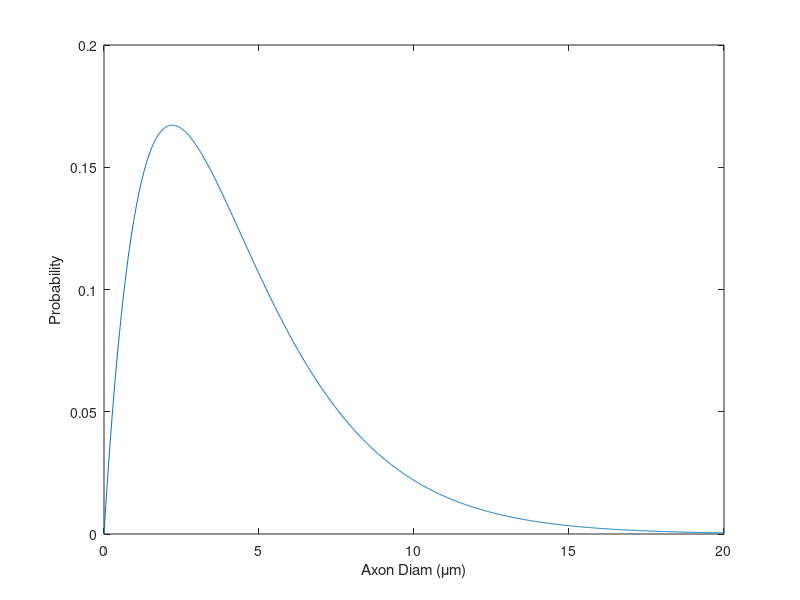
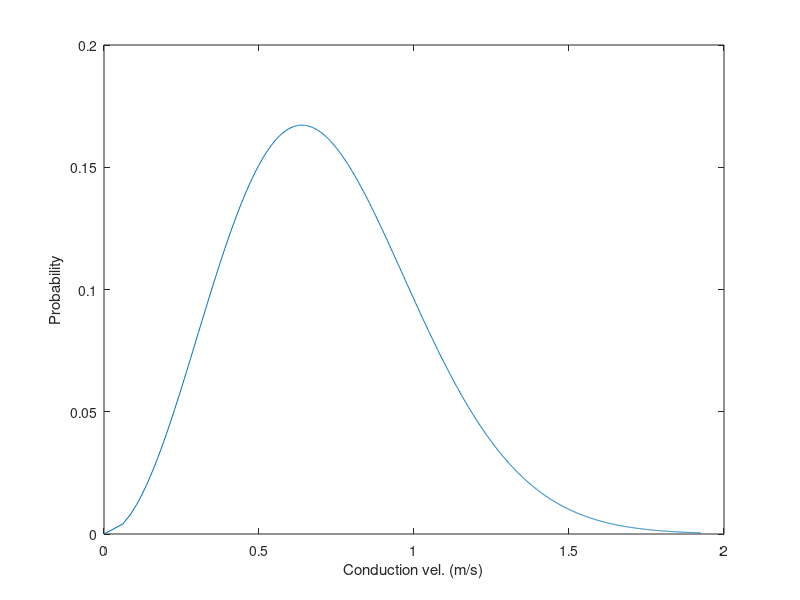
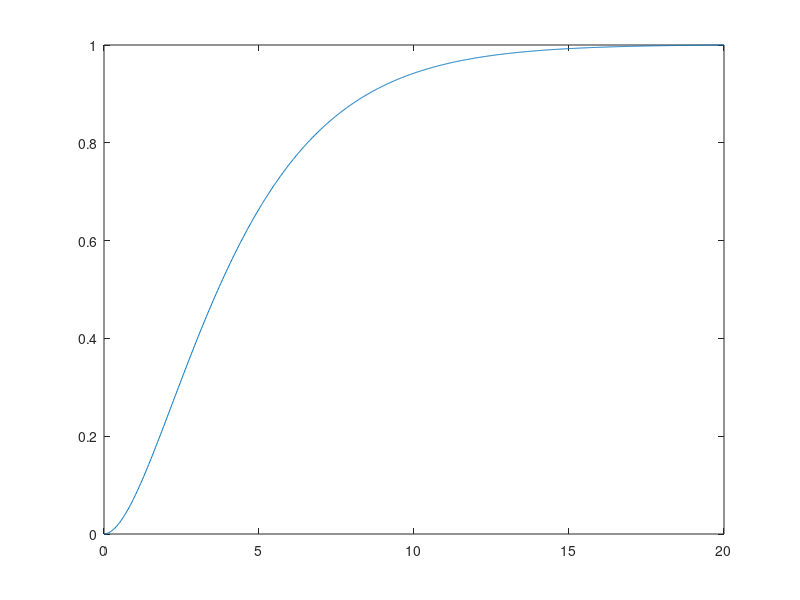
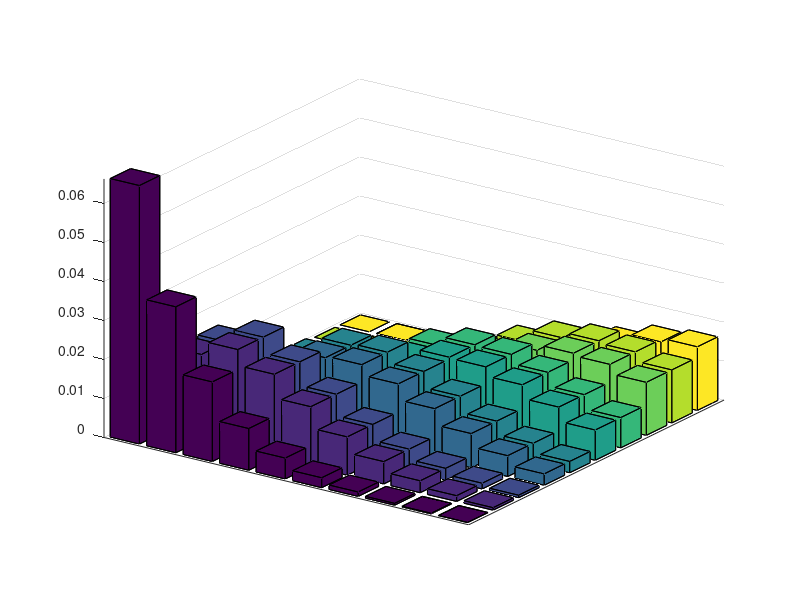

The MATLAB script that drew these images, in order: (Note: this script raises an error after producing the figures.)
% Figures for Stats Seminar Lectures
% 
% Section 1:
% Distribution of axons diameters from and conduction velocities
%
% Section 2:
% CDFs
%
% Section 3:
% 3-D rendered 2-D probability distributions.
%
% Section 4:
% Convergence of a proportion to the underlying probability.
% Demonstration of the law of large numbers.
%
% Section 5:
% Normal and chisquared(1) PDFs
%
% Section 6:
% An assortment of 2-D PDFs illustrating the difference between
% independence and uncorrelatedness.
%
% Section 7:
% A few 1-D distributions showing how variance changes with scale.
%
% Section 8:
% How the variance of a bernoulli random variable changes with 'p'.
%
% Section 9:
% A few example binomial PMFs
%
% Section 10:
% Binomial distribution n = 5, p = 0.5.  The null distn for a sign test
% example.  Also n = 5, p = 0.7 (an alternative hypothesis).
%
% Section 11:
% A few binomials coverging on the Poisson distribution.
%
% Section 12:
% A few binomials coverging on the Gaussian distribution.
%
% Section 13:
% N-fold convolution of two PDFs, converging on a Gaussian
%
% Section 14:
% Joint Gaussian and marginals
%
% Section 15:
% Same marginals as section 14, but not a jointly Gaussian (not sure how to
% do this...)
%
% Section 16:
% A few example chi-squared distributions.
%
% Section 17:
% A few example F distributions.
%
% Section 18:
% Comparing the distributions of sample means and variances from a Poisson
% distn (relative efficiency for lambda).
%
% Section 19:
% Comparing the relative efficiency of the sample median and xbar for estimating
% mu from a normal dist (or a mixture of two normals).
%
% Section 20:
% Likelihood function for binomial with X = 12 n = 20.
% Also binomial PMF with n=20, p=0.1 and n=20, p = 0.3
%
% Section 21:
% A pair of Gaussians for the large sample sign test.
%
% Section 22:
% Comparison of tail probabilities from binomial and normal (for some n)
%
% Section 23:
% Progression of overlapping binomial distributions as N increases (showing
% how the power of a test increases with n)
%
% Section 24:
% Stimulus movie (B/W or color)
%
% Section 25:
% Skewed and kurtotic distributions.
%
% Section 26:
% A few made-up stimulus frames.
%
% Section 27:
% An example STA, Zscore, null distribution, map of p-values.
%
% Section 28:
% An example STV, Zscore, null distribution, map of p-values.
% Jusrt like section 28 but for the variance.
%
% Section 29:
% A few spike-triggered stimulus frames.
%
% Section 30:
% Numerator and denomenator distributions for the one-sample t-test example
% (normal and sqrt(chi-squared)
%
% Section 31:
% A few t-distributions
%
% Section 32:
% Computations for the example paired t-test
%
% Section 33:
% Simulations comparing the power and coverage probability of the paired
% t-test and sign test
%
% Section 34:
% Simulations comparing the power and coverage probability of the paired
% and unpaired t-tests.
%
% Section 35:
% Simulations showing that the t-test is robust to departures from normality
% 
% Section 36:
% Looking at the effect of negative correlations on the paired and unpaired
% t-test.
%
% Section 37:
% Simulations shoing the effects of non-independence on the t-test
%
% Section 38:
% An example regression problem (nonlinear with weird errors)
% Just to motivate the idea of regression in general.
%
% Section 39:
% A worked out linear regression problem with t-test/CIs for slope.
%
% Section 40:
% A regression with partitioned sums of squares
%
% Section 41:
% Examples of regressions with various regSS and errorSS
%
% Section 42:
% Residuals from a univariate regression
%
% Section 43:
% Examples of problem residuals
%
% Section 44:
% Regression on transformed data
%
% Section 45:
% Polynomial regressions
%
% Section 46:
% Nearly singular regression (multicollinearity)
%
% Section 47
% uniform iid process
%
% Section 48
% uniform autoregressive(1) process
%
% Section 49
% Curse of dimensionality (average distance as a function of dimensionality)
%
% Section 50
% An example of linear discriminant analysis
%
% Section 51
% Figures for the probelm set: eg. A continuous 2-D non-separable PDF
% 
% Section 52
% A simulation showing that using s instead of sigma results in a
% z-statistic (really a t-statistic) that doesn't have a standard normal
% distn.
%
% Section 53
% The null distribution of the Wilcoxon signed rank statistic
%
% Section 54
% Simulated end points of dart tosses (for permutation test)
%
% Section 55
% Bootstrapping intro
%
% Section 56
% Bootstrap estimates of the standard error of the median of a normal
% distribution
%
% Section 57
% Bootstrap t-tests with various distributions (see section 35)
%
% Section 60
% Distributions of dfferences of rvs.
%%
% Section 1 
% Distribution of axon diameters
% Basser, Peter 3 March 2009, SPIE Newsroom. DOI 10.1117/2.1200902.1515
x = linspace(0,20,1000);
y  = gampdf(x,2,2.2);  % 2, 2.2 looks approximately right
plot(x,y);
ylabel('Probability')
xlabel('Axon Diam (\mum)');

r = 35.4; % Ohms
c = 10^-6;
K = 10470;
cv = sqrt(K*(x/2)*r*c)

figure;
plot(cv,y);
ylabel('Probability')
xlabel('Conduction vel. (m/s)');

a = sqrt(10470*35.4*10^-6)  % equation is vel = a*sqrt(diam) (I think)

%%
% Section 2
% CDFs
x = linspace(0,20,1000);
y  = gampdf(x,2,2.2);  % 2, 2.2 looks approximately right
cdf = cumsum(y)./sum(y);

figure;
plot(x,cdf);



%%
% Section 3
% 3-D rendered 2-D probability distributions

% FIrst a discrete distribution.  Uniform prior on p, binomial in the other
% dimension.
p = linspace(0,.5,10);
data = [];
for i = 1:length(p)
    x = binopdf(round(10*p),10*ones(1,length(p)),p(i));
    data = [data; x];
end
data = data./sum(data(:));

figure;
bar3(data);
set(gca,'color',[.5 .5 .5]);
set(gca,'XTick',[],'YTick',[]);
shading faceted;
view(-55,20);
% Continuous  (2-D Gaussian)

[x,y] = meshgrid(linspace(-4,4,100),linspace(-4,4,100));
rho = .4;
normfact = 1/(2*pi*sqrt(1-rho^2));
z = normfact*exp(-1/(2*(1-rho^2)).*(x.^2+y.^2-(2.*rho.*x.*y)))

figure;
h = surf(x,y,z);
set(h,'EdgeAlpha',0);
colormap(jet);
set(gca,'color',[.5 .5 .5]);
shading interp;
set(gca,'XTick',[],'YTick',[]);
view(68,46)

%%
% Section 4
% Demonstration of the law of large numbers with simulated coin flips
p = .5;
n = 6000;
x = binornd(1,p,n,1);
plot([1:n],cumsum(x)./[1:n]','k-','linewidth',2);
set(gca,'Ylim',[.2 .8]);

%%
% Section 5
% Normal and chisquared(1) PDFs
x1 = linspace(-3, 3, 400);
x2 = linspace(.1, 9, 400);
y = normpdf(x1,0,1);
z = chi2pdf(x2,1);
y = y./sum(y);
z = z./sum(z);

figure;
subplot(2,1,1);
plot(x1,y)
subplot(2,1,2);
plot(x2,z)

%%
% Section 6
% PDFs of independent and uncorrelated random variables

% Indep, uncorrelated Gaussian (cov = 0)
[x,y] = meshgrid(linspace(-4,4,100),linspace(-4,4,100));
z1 = normpdf(x,0,1.5).*normpdf(y,0,.5);
z1 = z1./sum(z1(:));

% Correlated, nonindep Gaussian (cov > 0)
rho = .6;
normfact = 1/(2*pi*sqrt(1-rho^2));
z2 = normfact*exp(-1/(2*(1-rho^2)).*(x.^2+y.^2-(2.*rho.*x.*y)));
z2 = z2./sum(z2(:));

% Indep, uniform square (cov = 0)
z3 = (abs(x)<2&abs(y)<2);
z3 = z3./sum(z3(:));

% Nonindep, uniform rectangle (cov > 0)
z4 = (abs(x-y)<1&abs(x+y)<5);
z4 = z4./sum(z4(:));

% Nonindep, uniform square (cov = 0)
z5 = (abs(x-y)<3&abs(x+y)<3);
z5 = z5./sum(z5(:));

% Nonindep Gaussian with hole in the middle (cov = 0)
z6 = (normpdf(x,0,1).*normpdf(y,0,1))-.55*(normpdf(x,0,.75).*normpdf(y,0,.75));
z6 = z6./sum(z6(:));

figure;
subplot(2,3,1);
imagesc(z1);
axis square;
set(gca,'XTick',[],'YTick',[]);

subplot(2,3,2);
imagesc(z6);
axis square;
set(gca,'XTick',[],'YTick',[]);

subplot(2,3,3);
imagesc(z2);
axis square;
set(gca,'XTick',[],'YTick',[]);

subplot(2,3,4);
imagesc(z3);
axis square;
set(gca,'XTick',[],'YTick',[]);

subplot(2,3,5);
imagesc(z5);
axis square;
set(gca,'XTick',[],'YTick',[]);

subplot(2,3,6);
imagesc(z4);
axis square;
set(gca,'XTick',[],'YTick',[]);

colormap(gray);

% Checking covariances

sum(sum((x.*y).*z1))
sum(sum((x.*y).*z2))
sum(sum((x.*y).*z3))
sum(sum((x.*y).*z4))
sum(sum((x.*y).*z5))
sum(sum((x.*y).*z6))

%%
% Section 7
% A bunch of PDFs to give a feeling for what "variance" means

figure;
x = linspace(-10,10,500);

% Normals
subplot(3,3,1)
y = normpdf(x,0,1);
plot(x,y);
set(gca,'Ylim',[0 .4]);

subplot(3,3,2)
y = normpdf(x,0,2);
plot(x,y);
set(gca,'Ylim',[0 .4]);

subplot(3,3,3)
y = normpdf(x,0,3);
plot(x,y);
set(gca,'Ylim',[0 .4]);

% exponentials
subplot(3,3,4)
y = exppdf(x,1);
plot(x,y);
set(gca,'Ylim',[0 1]);
[m,v] = expstat(1)

subplot(3,3,5)
y = exppdf(x,1);
plot(-x,y);
set(gca,'Ylim',[0 1]);
[m,v] = expstat(1)

% uniform
subplot(3,3,6)
y = unifpdf(x,-1.732,1.732);
plot(x,y);
set(gca,'Ylim',[0 .4]);
[m,v] = unifstat(-1.732, 1.732)

% Now a few discrete distributions
x = linspace(-1,1,3);
p = ones(length(x),1)./length(x);
var = x.^2*p

x = linspace(-1.732,1.732,5);
p = ones(length(x),1)./length(x);
var = x.^2*p

x = linspace(-1.732,1.732,10);
p = ones(length(x),1)./length(x);
var = x.^2*p

%%
% Section 8
% How the variance of a bernoulli random variable changes with 'p'.
p = linspace(0,1,100);
plot(p,p.*(1-p));

%%
% Section 9
% A few example binomials 
figure;
x = [0:5];
y = binopdf(x,5,0.5);
subplot(1,3,1);
h = bar(x,y,.2);
set(h,'FaceColor','yellow','EdgeColor','yellow');
set(gca,'XLim',[x(1)-.5 x(end)+.5],'YLim',[0 0.35]);

x = [0:20];
y = binopdf(x,20,0.5);
subplot(1,3,2);
h = bar(x,y,.2);
set(h,'FaceColor','yellow','EdgeColor','yellow');
set(gca,'XLim',[x(1)-.5 x(end)+.5],'YLim',[0 0.35]);

x = [0:20];
y = binopdf(x,20,0.9);
subplot(1,3,3);
h = bar(x,y,.2);
set(h,'FaceColor','yellow','EdgeColor','yellow');
set(gca,'XLim',[x(1)-.5 x(end)+.5],'YLim',[0 0.35]);
%%
% Section 10:
% Binomial distribution n = 5, p = 0.5.  The null distn for a sign test
% example.
n = 5;
p = .6;
figure; axes; hold on;

x = [0:n];
y = binopdf(x,n,p);
h = bar(x,y,.2);
set(h,'FaceColor','yellow','EdgeColor','yellow');

set(gca,'XLim',[x(1)-.5 x(end)+.5],'YLim',[0 0.40]);
p = sum(y(L))

%%
% Section 11
% Binomial distributions converging to a Poisson
figure;
subplot(2,2,1);
n = 10;
x = [0:n];
y = binopdf(x,n,0.5);
h = bar(x,y,.2);
set(h,'FaceColor','yellow','EdgeColor','yellow');
set(gca,'XLim',[x(1)-.5 15+.5],'XTick',[0 5 10 15],'YLim',[0 .25]);

subplot(2,2,2);
n = 20;
x = [0:n];
y = binopdf(x,n,0.25);
h = bar(x,y,.2);
set(h,'FaceColor','yellow','EdgeColor','yellow');
set(gca,'XLim',[x(1)-.5 15+.5],'XTick',[0 5 10 15],'YLim',[0 .25]);

subplot(2,2,3);
n = 100;
x = [0:n];
y = binopdf(x,n,0.05);
h = bar(x,y,.2);
set(h,'FaceColor','yellow','EdgeColor','yellow');
set(gca,'XLim',[x(1)-.5 15+.5],'XTick',[0 5 10 15],'YLim',[0 .25]);


subplot(2,2,4);
n = 1000;
x = [0:n];
y = poisspdf(x,5);
h = bar(x,y,.2);
set(h,'FaceColor','yellow','EdgeColor','yellow');
set(gca,'XLim',[x(1)-.5 15+.5],'XTick',[0 5 10 15],'YLim',[0 .25]);

%%
% Section 12:
% A few binomials coverging on the Gaussian distribution.
figure;
subplot(2,2,1);
n = 10;
x = [0:n];
y = binopdf(x,n,0.5);
h = bar(x,y,.2);
set(h,'FaceColor','yellow','EdgeColor','yellow');
sd = sqrt(n*.25);
set(gca,'XLim',[(0.5*n)-(4*sd) (0.5*n)+(4*sd)],'XTick',[0 5 10 15],'YLim',[0 .25]);

subplot(2,2,2);
n = 20;
x = [0:n];
y = binopdf(x,n,0.5);
h = bar(x,y,.2);
sd = sqrt(n*.25);
set(h,'FaceColor','yellow','EdgeColor','yellow');
set(gca,'XLim',[(0.5*n)-(4*sd) (0.5*n)+(4*sd)],'XTick',[0 5 10 15],'YLim',[0 .2]);

subplot(2,2,3);
n = 100;
x = [0:n];
y = binopdf(x,n,0.5);
h = bar(x,y,.2);
sd = sqrt(n*.25);
set(h,'FaceColor','yellow','EdgeColor','yellow');
set(gca,'XLim',[(0.5*n)-(4*sd) (0.5*n)+(4*sd)],'YLim',[0 .1]);

subplot(2,2,4);
n = 100;
x = [0:.1:100]
sd = sqrt(n*.25);
y = normpdf(x,n*0.5,sd);
y = y./sum(y)*10;
h = plot(x,y,'y-','LineWidth',2);
set(gca,'XLim',[(0.5*n)-(4*sd) (0.5*n)+(4*sd)],'YLim',[0 .1]);

%%
% Section 13:
% N-fold convolution of two PDFs, converging on a Gaussian
% 5-fold and then 30-fold

% Uniform
pdf = [ones(17,1);zeros(10,1)];
pdf = pdf./sum(pdf);
data = pdf;
figure;
subplot(3,2,1);
plot(pdf);
for i = 1:5
    data = conv(data,pdf);
end
subplot(3,2,3)
plot(data);
set(gca,'XLim',[0 100]);
for i = 1:25
    data = conv(data,pdf);
end
subplot(3,2,5)
plot(data)
set(gca,'XLim',[100 400]);

% Exponentials
pdf = [zeros(4,1);exppdf([0:25],4.6)'];
pdf = pdf./sum(pdf);
data = pdf;
subplot(3,2,2);
plot(pdf);
for i = 1:5
    data = conv(data,pdf);
end
subplot(3,2,4)
plot(data)
for i = 1:25
    data = conv(data,pdf);
end
set(gca,'XLim',[0 100]);
subplot(3,2,6)
plot(data)
set(gca,'XLim',[100 400]);
set(gca,'YLim',[0 0.018]);

%%
% Section 14:
% Jointly Gaussian PDF and marginals

[x,y] = meshgrid(linspace(-4,4,100),linspace(-4,4,100));
sx = 1;
sy = 1;
rho = 0;
normfact = 1/(2*pi*sx*sy*sqrt(1-rho^2));
z = normfact*exp(-1/(2*(1-rho^2)).*(x.^2/sx^2+y.^2/sy^2-(2.*rho.*x.*y)/(sx*sy)))
subplot(2,2,1);
imagesc(z); set(gca,'XTick',[],'YTick',[]);
colormap(gray)
axis square;
pdf1 = sum(z);
pdf2 = sum(z');
subplot(2,2,2);
plot(pdf1);
subplot(2,2,3);
plot(pdf2);

%%
% Section 15:
% Marginals are Gaussian, but joint density is not

[x,y] = meshgrid(linspace(-4,4,100),linspace(-4,4,100));
sx = 1;
sy = .5;
rho = 0;
normfact = 1/(2*pi*sx*sy*sqrt(1-rho^2));
z = normfact*exp(-1/(2*(1-rho^2)).*(x.^2/sx^2+y.^2/sy^2-(2.*rho.*x.*y)/(sx*sy)))
%win = x.*y>0;
%z = z+(z.*win);
%min(z(:))
z = z./sum(z(:));

figure;
subplot(2,2,1);
imagesc(z); set(gca,'XTick',[],'YTick',[]);
axis square;
pdf1 = sum(z);
pdf2 = sum(z');
subplot(2,2,2);
plot(pdf1);
subplot(2,2,3);
plot(pdf2);
%%
% Section 16:
% a few chisquared distributions
figure;
subplot(1,3,1);
x = linspace(0,10,100);
plot(x,chi2pdf(x,1));
set(gca,'XLim',[0 x(end)]);

subplot(1,3,2);
x = linspace(0,25,100);
plot(x,chi2pdf(x,5));
set(gca,'XLim',[0 x(end)]);

subplot(1,3,3);
x = linspace(0,70,100);
plot(x,chi2pdf(x,30));
set(gca,'XLim',[0 x(end)]);


%%
% Section 17:
% a few F distributions
figure;
subplot(2,2,1);
x = linspace(0,10,200);
plot(x,fpdf(x,2,2));
set(gca,'XLim',[0 x(end)]);

subplot(2,2,2);
x = linspace(0,10,200);
plot(x,fpdf(x,2,20));
set(gca,'XLim',[0 x(end)]);

subplot(2,2,3);
x = linspace(0,10,200);
plot(x,fpdf(x,20,2));
set(gca,'XLim',[0 x(end)]);

subplot(2,2,4);
x = linspace(0,10,200);
plot(x,fpdf(x,20,20));
set(gca,'XLim',[0 x(end)]);
%%
% Section 18
% Looking at the relative efficiency of xbar and s^2 for estimating lambda

a = poissrnd(5,10,10000);
m = mean(a);
v = var(a);
bins = linspace(0,max([m';v']),50);
figure;
subplot(2,2,1);
h = bar([0:25],poisspdf([0:25],5));
set(h,'FaceColor','black','EdgeColor','black');

subplot(2,2,3);
[n,x] = hist(m,bins);
[mean(m) var(m)]
h = bar(x,n);
set(h,'FaceColor','yellow','EdgeColor','yellow');
set(gca,'Xlim',[0 20]);
subplot(2,2,4)
[n,x] = hist(v,bins);
[mean(v) var(v)]
h = bar(x,n);
set(h,'FaceColor','yellow','EdgeColor','yellow');
set(gca,'Xlim',[0 20]);


%%
% Section 19
% Comparing the relative efficiency of the sample mean and median from a
% normal distribution or a mixture distribution.

mu1=5;
mu2=10;
thresh = .90;  % 1/10 of measurements are bad

a = normrnd(mu1,1,10,10000);
m1= median(a);
m2 = mean(a);
bins = linspace(min([m1';m2']),max([m1';m2']),50);
figure;
subplot(2,1,1);
hist(m1,bins);
text(5.5,700,'median');
text(5.5,600,['mean: ',num2str(mean(m1))]);
text(5.5,500,['var: ',num2str(var(m1))]);

subplot(2,1,2)
hist(m2,bins);
text(5.5,700,'mean');
text(5.5,600,['mean: ',num2str(mean(m2))]);
text(5.5,500,['var: ',num2str(var(m2))]);

% Now from a mixture of normals
a = normrnd(mu1,1,10,10000);
b = normrnd(mu2,1,10,10000);
mask = unifrnd(0,1,10,10000) > thresh;
a(mask) = b(mask);
m1= median(a);
m2 = mean(a);
bins = linspace(min([m1';m2']),max([m1';m2']),50);
figure;
subplot(2,1,1);
hist(m1,bins);
text(7,700,'median');
text(7,600,['mean: ',num2str(mean(m1))]);
text(7,500,['var: ',num2str(var(m1))]);

subplot(2,1,2)
hist(m2,bins);
text(7,700,'mean');
text(7,600,['mean: ',num2str(mean(m2))]);
text(7,500,['var: ',num2str(var(m2))]);

% Here's the mixture distribution we're pulling from
figure;
x = linspace(0,14,1000);
y1 = normpdf(x,mu1,1);
y2 = normpdf(x,mu2,1);
y = thresh*y1+(1-thresh)*y2
plot(x,y,'linewidth',2);
%%
% Section 20
% Likelihood function for binomial
p = [0:.001:1];
y = binopdf(12,20,p);
figure
plot(p,y);

x = [0:20];
figure;
subplot(2,1,1);
bar(x,binopdf(x,20,.1));
subplot(2,1,2);
bar(x,binopdf(x,20,.4));

%%
% Section 21
% A pair of Gaussians for the large sample sign test
% First the distribution under Ho
x = [200:.1:350]
n = 500;
p = 0.5;
y = normpdf(x,n*p,sqrt(n*p*(1-p)));
figure; subplot(2,1,1);
plot(x,y,'LineWidth',2);
% Now the distribution under Ha
subplot(2,1,2);
p = 0.6;
y = normpdf(x,n*p,sqrt(n*p*(1-p)));
plot(x,y,'LineWidth',2);

%%
% Section 22
% Comparison of tail probabilities from binomial and normal (for some n)
n = 500;
p = .5;
x = logspace(-1, -4, 1000);

y = norminv(x,n*p,sqrt(n*p*(1-p)));
z = binocdf(y,n,p);
figure;
plot(x,x./z);
set(gca,'XScale','log');
set(gca,'XDir','reverse')
%%
% Section 23
% Showing how the power of a test increases with n using a pair of binomial
% distributions

n = [50,100,500];
p = [.5 .6];
figure;
for i = 1:length(n)
    x = [0:n(i)];
    y1 = binopdf(x,n(i),p(1));
    y2 = binopdf(x,n(i),p(2));
    tmp = y1+y2;    
    subplot(2,length(n),i);
    if (n(i) > 70);
        plot(x,y1,'Color','yellow','LineWidth',3);
        L = find(tmp > max(tmp)/1000);
        lims = [L(1) L(end)];
    else
        h = bar(x,y1,.3);
        set(h, 'FaceColor','yellow','EdgeColor','yellow');
        lims = [0 n(i)];
    end
    set(gca,'XLim',[lims(1)-.5 lims(2)+.5],'YLim',[0 max(tmp)*1.1]);
    
    subplot(2,length(n),i+length(n)); 
    if (n(i) > 70);
        plot(x,y2,'Color','yellow','LineWidth',3);
    else
        h = bar(x,y2,.3);
        set(h, 'FaceColor','yellow','EdgeColor','yellow');
    end
    set(gca,'XLim',[lims(1)-.5 lims(2)+.5],'YLim',[0 max(tmp)*1.1]);
end

%% 
% Section 24
% Stimulus movie
nframes = 1000;
BandW = 0;
figure;
axes;
clear M;
for i = 1:nframes
    a = uint8(normrnd(128,30,10,10,3));
    if (BandW == 1)
        a(:,:,2) = a(:,:,1); 
        a(:,:,3) = a(:,:,1); 
    end
    image(a);
    colormap(gray)
    axis square;

    set(gca,'XTick',[],'YTick',[],'Visible','off');
    axis image;
    %M(i) = im2frame(a);
    M(i) = getframe(gca);
end

repeat = 1;     %default = 1
pSearch = 0;    %default = 0
bSearch = 0;    %default = 1
reference = 1;  %default = 0
pixRange = 1;  %default = 10
iFrame = 1;     %default = 8
pFrame = 5;    %default = 10
bFrame = 5;    %default = 25

options = [repeat, pSearch, bSearch, reference, pixRange, iFrame, pFrame, bFrame];
mpgwrite(M, gray, 'testmpg.mpg', options)

%%
% Section 25 
% Skewed and kurtotic distributions
x = linspace(0,10,10000);
% Skewness
figure;
plot(x,gampdf(x,3,1),'linewidth',2);

% Kurtosis
figure;
df = 4;
x = linspace(-6,6,10000);
tpdf1 = tpdf(x,df-1);
tpdf1 = tpdf1./sum(tpdf1);
tpdf2 = normpdf(x,0,sqrt(df/(df-2)));
tpdf2 = tpdf2./sum(tpdf2);

subplot(2,2,3);
plot(x,tpdf1,'linewidth',2);
set(gca,'XLim',[x(1) x(end)],'YLim',[0 .0005]);

subplot(2,2,4);
plot(x,tpdf2,'linewidth',2);
set(gca,'XLim',[x(1) x(end)],'YLim',[0 .0005]);

% See if they're close
tpdf1*(x.^2)'  % "Variance"
tpdf2*(x.^2)'

%%
% Section 26
% A few stimulus frames
nframes = 20;
BandW = 1;
figure;
for i = 1:nframes
    a = uint8(normrnd(128,30,10,10,3));
    if (BandW == 1)
        a(:,:,2) = a(:,:,1); 
        a(:,:,3) = a(:,:,1); 
    end
    subplot(ceil(sqrt(10)),ceil(sqrt(10)),i);
    image(a);
    colormap(gray)
    axis square;

    set(gca,'XTick',[],'YTick',[],'Visible','off');
    axis image;
end

%%
% Section 27
% An example STA
% Pretending that the mean luminance is at 50 cd/m^2
% and that the maximum range of the monitor is 0-100 cd/m^2
% This probably isn't that far off.

filename = 'K051509005';  % Simple cell
%filename = 'K021709003' % Complex cell
BW = 1;  % if BW = 1 only look at the green channel

WN=nex2stro(findfile(filename));
nstixperside = WN.sum.exptParams.nstixperside;
ntrials = length(WN.sum.absTrialNum);
noisetypeidx = find(strcmp(WN.sum.trialFields(1,:),'noise_type'));
sigmaidxs = strmatch('sigma',WN.sum.trialFields(1,:));
sigmas = WN.trial(:,sigmaidxs)/1000;

spikename = getSpikenum(WN);
spikeidx = find(strcmp(WN.sum.rasterCells(1,:),spikename));
maxT = 9;
Lconenoise = WN.trial(:,noisetypeidx) == 2;

tmpstro = WN;
if (any(Lconenoise))  % Removing cone noise
    tmpstro.ras(Lconenoise,:) = [];
    tmpstro.trial(Lconenoise,:) = [];
end
out = getWhtnsStats(tmpstro,maxT,'STCOVmex', {nstixperside^2, 3, maxT}, spikename);
tmpstro = [];
STAs = out{1};
STCs = out{2};
nspikes = out{3};
%
% Plotting the STA and PCs
%
% Normalizing images
nstixperside = WN.sum.exptParams.nstixperside;
template = reshape([1:nstixperside^2],nstixperside,nstixperside);
edgepixels = [template(:,1); template(1,[2:end-1])'; template(end,[2:end-1])'; template(:,end)];

rowidxs = reshape([1:3*nstixperside^2],[nstixperside^2 3]);
maxes = []; mins = [];
for i = 1:3
    maxes = [maxes; max(max(STAs(rowidxs(:,i),:)))];
    mins = [mins; min(min(STAs(rowidxs(:,i),:)))];
end
potentialnormfactors = [(1-[.5; .5; .5]-eps)./(maxes-[.5; .5; .5]); (-[.5; .5; .5]+eps)./(mins-[.5; .5; .5])];
% 'eps' in above line is a kludge that is required for avoiding
% out of bounds errors.
potentialnormfactors(potentialnormfactors < 0) = []; % if min > mu or max < mu
normfactor = min(potentialnormfactors);
muvect = reshape(repmat([.5 .5 .5],nstixperside^2,1),nstixperside^2*3,1);

% gausslims = [WN.sum.exptParams.gauss_locut WN.sum.exptParams.gauss_hicut]/1000;
% NPOINTS = 65536;
% x = linspace(gausslims(1),gausslims(2),NPOINTS);
% Fx = norminv(x)*sigmas(1,2);
% sigmacorrectionfactor = std(Fx)./sigmas(1,2);
% muvar = (sigmas(1,2)*sigmacorrectionfactor)^2;

% Plotting
figure;
for i = 1:size(STAs,2)
    STA = normfactor*(STAs(:,i)-muvect)+muvect;
    STA = reshape(STA,[nstixperside nstixperside 3]);
    subplot(2,size(STAs,2),i);
    if (BW)
       STA(:,:,3) = STA(:,:,2);
       STA(:,:,1) = STA(:,:,2);
    end
    image(STA);
    set(gca,'XTick',[],'YTick',[]); axis square;
    
    % Significance tests
    STA = reshape(STAs(:,i),[nstixperside nstixperside 3]);
    STA = squeeze(STA(:,:,2));
    zmat = STA/(sigmas(1,2).*sqrt(nspikes));  % STA is really STS
    pmat = 2*(1-normcdf(abs(zmat),0,1));
    subplot(2,size(STAs,2),i+size(STAs,2));
    image((pmat<0.05)+1);
    c = colormap;
    c(1,:) = [0 0 0];
    c(2,:) = [1 1 0];
    colormap(c);
    set(gca,'XTick',[],'YTick',[]); axis square;    
end

% Plotting the null distribution

figure;
x = linspace(-6,6,20000);
y = normpdf(x);
plot(x,y);

% Getting the z-scores
whichframe = 3;
STA = reshape(STAs(:,whichframe),[nstixperside nstixperside 3]);
STA = squeeze(STA(:,:,2));
zmat = STA/(sigmas(1,2).*sqrt(nspikes));
figure;
imagesc(zmat);
hold on;
for i = 1:nstixperside
    for j = 1:nstixperside
        h=text(i,j,num2str(zmat(j,i),3));
        set(h,'HorizontalAlignment','center','FontSize',8);
    end
end
%%
% Section 28
% An example STV for a complex cell

filename = 'K021709003'; % Complex cell
BW = 1;  % if BW = 1 only look at the green channel

WN=nex2stro(findfile(filename));
nstixperside = WN.sum.exptParams.nstixperside;
ntrials = length(WN.sum.absTrialNum);
noisetypeidx = find(strcmp(WN.sum.trialFields(1,:),'noise_type'));
sigmaidxs = strmatch('sigma',WN.sum.trialFields(1,:));
sigmas = WN.trial(:,sigmaidxs)/1000;

spikename = getSpikenum(WN);
spikeidx = find(strcmp(WN.sum.rasterCells(1,:),spikename));
maxT = 9;
Lconenoise = WN.trial(:,noisetypeidx) == 2;

tmpstro = WN;
if (any(Lconenoise))  % Removing cone noise
    tmpstro.ras(Lconenoise,:) = [];
    tmpstro.trial(Lconenoise,:) = [];
end
out = getWhtnsStats(tmpstro,maxT,'STCOVmex', {nstixperside^2, 3, maxT}, spikename);
tmpstro = [];
STAs = out{1};
STCs = out{2};
nspikes = out{3};
STS2s = [];
for i = 1:size(STAs,2)
    STC = reshape(STCs(:,i),[sqrt(length(STCs(:,i))),sqrt(length(STCs(:,i)))]);
    STS2s(:,i) = diag(STC);
end

gausslims = [WN.sum.exptParams.gauss_locut WN.sum.exptParams.gauss_hicut]/1000;
NPOINTS = 65536;
x = linspace(gausslims(1),gausslims(2),NPOINTS);
Fx = norminv(x)*sigmas(1,2);
sigmacorrectionfactor = std(Fx)./sigmas(1,2);
muvar = (sigmas(1,2)*sigmacorrectionfactor)^2;
sigmavar = muvar*sqrt(2/nspikes);

% Plotting
figure;
for i = 1:size(STAs,2)
    STV = STS2s(:,i)./(sigmas(1,2)*sigmacorrectionfactor)^2;
    STV = reshape(STV,[nstixperside, nstixperside, 3]);
    subplot(2,size(STVs,2),i);
    if (BW)
       STV(:,:,3) = STV(:,:,2);
       STV(:,:,1) = STV(:,:,2);
    end
    image((STV-mean(STV(:)))./(2*range(STV(:)))+.5);
    set(gca,'XTick',[],'YTick',[]); axis square;
    
    % Significance tests
    
    pmat = 2*(1-chi2cdf(STV(:,:,2),nspikes));
    subplot(2,size(STS2s,2),i+size(STS2s,2));
    image((pmat<0.05)+1);
    c = colormap;
    c(1,:) = [0 0 0];
    c(2,:) = [1 1 0];
    colormap(c);
    set(gca,'XTick',[],'YTick',[]); axis square;    
end

% Plotting the null distribution

figure;
x = linspace(-nspikes/40,nspikes/40,20000)+nspikes;
y = chi2pdf(x,nspikes);
plot(x,y);
set(gca,'XLim',[x(1), x(end)]);

% Getting the z-scores
whichframe = 3;
STV = STS2s(:,whichframe)./(sigmas(1,2)*sigmacorrectionfactor)^2;
STV = reshape(STV,[nstixperside, nstixperside, 3]);
STV = STV(:,:,2);
figure;
imagesc(STV);
hold on;
for i = 1:nstixperside
    for j = 1:nstixperside
        h=text(i,j,num2str(STV(j,i),5));
        set(h,'HorizontalAlignment','center','FontSize',8);
    end
end

%% 
% Section 29
% A few spike-triggered stimulus frames

filename = 'K021709003'; % Complex cell
filename = 'K051509005';  % Simple cell
BW = 1;  % if BW = 1 only look at the green channel
nframesback = 4;   % Number of frames back in time
nSTSs = 20;

stro=nex2stro(findfile(filename));
nstixperside = stro.sum.exptParams.nstixperside;
gammaTable = stro.sum.exptParams.gamma_table;
gammaTable = reshape(gammaTable,length(gammaTable)/3,3);
invgammaTable = InvertGamma(gammaTable,1);
ngammasteps = size(invgammaTable,1);
seedidx = strcmp(stro.sum.trialFields(1,:),'seed');
noisetypeidx = strcmp(stro.sum.trialFields(1,:),'noise_type');
nframesidx = strcmp(stro.sum.trialFields(1,:),'num_frames');
stimonidx = strcmp(stro.sum.trialFields(1,:),'stim_on');
muidxs = [find(strcmp(stro.sum.trialFields(1,:),'mu1')),...
         find(strcmp(stro.sum.trialFields(1,:),'mu2')),...
         find(strcmp(stro.sum.trialFields(1,:),'mu3'))];
sigmaidxs = [find(strcmp(stro.sum.trialFields(1,:),'sigma1')),...
            find(strcmp(stro.sum.trialFields(1,:),'sigma2')),...
            find(strcmp(stro.sum.trialFields(1,:),'sigma3'))];
spikeidx = find(strcmp(stro.sum.rasterCells(1,:),getSpikenum(stro)));

msperframe = 1000/stro.sum.exptParams.framerate;
ntrials = size(stro.trial,1);

data = [];
i = 1;
while (size(data,2) < nSTSs)  % Getting 20 STSs
    seed = stro.trial(i,seedidx);
    noisetype = stro.trial(i,noisetypeidx);
    nframes = stro.trial(i,nframesidx);
    mu = stro.trial(i,muidxs)/1000;
    sigma = stro.trial(i,sigmaidxs)/1000;
    
    % Assuming gun noise
    x = linspace(stro.sum.exptParams.gauss_locut/1000, stro.sum.exptParams.gauss_hicut/1000, ngammasteps);   
    for gun = 1:3
        invnormcdf(:,gun) = norminv(x)*sigma(gun)+mu(gun);
    end
    randnums = getEJrandnums(3*nstixperside^2*nframes, seed);
    randnums = reshape(randnums, [nstixperside^2*3, nframes]);
    for j = 1:3
        idxs = [1:nstixperside^2]+nstixperside^2*(j-1);
        randnums(idxs,:) = reshape(invnormcdf(randnums(idxs,:)+1,j),[length(idxs),nframes]);
    end
    
    t_stimon = stro.trial(i, stimonidx);
    spiketimes = (stro.ras{i,spikeidx}-t_stimon)*1000;  % converting to ms
    frametimes = linspace(0, nframes*msperframe, nframes)+(msperframe/2)';
    spiketimes(spiketimes < nframesback*msperframe) = [];
    spiketimes(spiketimes > frametimes(end)) = [];
    [n,x] = hist(spiketimes, frametimes);
    idxs = find(n>0,nSTSs)-nframesback;
    data = [data, randnums(:,idxs)];
    i = i +1;
end
figure;
for i = 1:nSTSs
    a = reshape(data(:,i),[nstixperside, nstixperside, 3]);
    if (BW)
       a(:,:,1) = a(:,:,2);
       a(:,:,3) = a(:,:,2);
    end
    a = a+.5;
    subplot(ceil(sqrt(nSTSs)),ceil(sqrt(nSTSs)),i);
    image(a);
    set(gca,'Visible','off');
    axis square;
end

%% 
% Section 30
% Numerator and denomenator of the t-statistic

n = 3;
sigma = 1;
x = linspace(-3,3,1000);
y = normpdf(x,0,n*sigma);
figure;
plot(x,y,'y-','LineWidth',2);

figure;
x = linspace(0,15,1000);
y = chi2pdf(x,n-1);
plot(sigma*sqrt(x)/sqrt(n-1),y,'y-','LineWidth',2);

%% 
% Section 31
% A few t-distributions

x = linspace(-6,6,1000);

y1 = tpdf(x,2);
y2 = tpdf(x,10);
y3 = normpdf(x);

figure; axes; hold on;
plot(x,y1,'b-','LineWidth',2);
plot(x,y2,'r-','LineWidth',2);
plot(x,y3,'k-','LineWidth',2);

figure; axes; hold on;
t = sqrt(3)*(1.32-1)/0.25;
plot(x,y1,'b-','LineWidth',2);
plot(x,y3,'k-','LineWidth',2);
plot(t,0,'m*');
plot(-t,0,'m*');

% Here are the p-values for the t- and z-test
pz = 2*(1-normcdf(t))
pt = 2*(1-tcdf(t,n-1))

%% 
% Section 32
% Example of a paired t-test
x = [1.5 0.7 -.2 1.5 2.3];
mean(x);
std(x);
n = length(x);
t = sqrt(n)*mean(x)/std(x)
[h,p] = ttest(x);

x1 = linspace(-6,6,1000);
y1 = tpdf(x1,4);
figure; axes; hold on;
plot(x1,y1,'k-','LineWidth',2);

%% 
% Section 33
% Simulations comparing the coverage probability and power of the sign test
% and paired t-test
niter = 20000;
n = 10;
mu1 = 0;
mu2 = 1;
sigma = 1;
%2*(1-binocdf(8,10,.5))  % what critical value to use

data = zeros(niter,2);
for i = 1:niter
    x = normrnd(mu1,sigma,n,1);
    y = normrnd(mu2,sigma,n,1);
    [h,p1] = ttest(x-y);
   % k = sum(x-y > 0);
   % p2 = (2*binocdf(min(k, n-k),n,.5))-binopdf(k,n,.5);
   p2 = signtest(x-y);
   data(i,:) = [p1 p2];
end

ps = unique(data(:,2));
ns = zeros(length(ps),1);
for i = 1:length(ps)
    ns(i) = sum(data(:,2) == ps(i));
end

binswzero = [0;ps]
binwidths = diff(binswzero);
prob = ns./binwidths;
prob = prob./sum(prob);
count = niter.*prob;

crit = max(ps(ps<0.1));
% These should be close
sum(data(:,2) <= crit)/niter
crit

figure;
subplot(2,1,1);
for i = 1:length(binswzero)-1
    l = binswzero(i)+.005;
    r = binswzero(i+1)-.005;
    if (l< r)
        h = patch([l r r l l],[0 0 count(i) count(i) 0],'black');
    end
end

subplot(2,1,2);
[n,tmp] = hist(data(:,1));
bar(tmp,n,.9,'k');


sum(data(:,1) <= crit)/niter

%% 
% Section 34
% Simulations comparing the paired and unparied t-tests
% rho = .2, mu2 = 1, n = 5 gives more power to unpaired!
s2 = 1;
rho = .2;
mu1 = 0;
mu2 = 0;
n = 10;
niter = 40000;

data = zeros(niter,2);
A = normrnd(0,rho*s2,n,niter);
B = normrnd(mu1,(1-rho)*s2,n,niter);
C = normrnd(mu2,(1-rho)*s2,n,niter);
X=A+B;
Y=A+C;

[h,p1] = ttest(X-Y);
[h,p2] = ttest2(X,Y);
data = [p1' p2'];

figure;
subplot(2,1,1);
hist(data(:,1));
sum(data(:,1)<0.05)/niter

subplot(2,1,2);
hist(data(:,2));
sum(data(:,2)<0.05)/niter

%%
% Section 35
% Simulations showing that the t-test is robust to departures from
% normality
niter = 300000;
ns = [3:1:20];
data05 = [];
data01 = [];
for n = ns
    % First exponential
    randnums = exprnd(1,n,niter)-1; % mu = 0, v = 1
    [h,p1] = ttest(randnums);
    randnums = normrnd(0,1,n,niter); % mu = 0, v = 1
    [h,p2] = ttest(randnums);
    randnums = unifrnd(-sqrt(3),sqrt(3),n,niter); % mu = 0, v = 1
    [h,p3] = ttest(randnums);
    data05 = [data05; sum(p1<0.05) sum(p2<0.05) sum(p3<0.05)];
    data01 = [data01; sum(p1<0.01) sum(p2<0.01) sum(p3<0.01)];
end

data05./niter
data01./niter

figure;
plot(ns, data05./niter,'.-');
legend('exp','norm','unif');
title('p<0.05');
figure;
plot(ns, data01./niter,'.-');
legend('exp','norm','unif');
title('p<0.01');

% Now have to aplot the actual PDFs
figure;
x = [-4:.01:4];
subplot(3,1,1);
plot(x,exppdf(x+1,1),'LineWidth',2);
subplot(3,1,2);
plot(x,normpdf(x,0,1),'LineWidth',2);
subplot(3,1,3);
plot(x,unifpdf(x,-sqrt(3),sqrt(3)),'LineWidth',2);

%%
% Section 36
% Looking at the paired and unpaired t-tests in the case of anticorrelated
% X and Y
% ) Too many type I errors in unpaired t-test (- cov)
% ) paired t-test keeps a constant type I error

s2 = 1;
rho = -.8;
mu1 = 0;
mu2 = 0;
n = 10;
niter = 5000;

covmat = [s2, rho*s2;  rho*s2, s2];
[v,d] = eig(covmat);
M = v*sqrt(d);

data = zeros(niter,2);
for i = 1:niter
    X = normrnd(mu1,1,2,n);
    Xprime = M*X;
   
    Xprime = Xprime+repmat([mu1; mu2], 1, n);
    %plot(Xprime(1,:),Xprime(2,:),'k.');
    [h,p1] = ttest(Xprime(1,:)-Xprime(2,:));
    [h,p2] = ttest2(Xprime(1,:),Xprime(2,:));
    data(i,:) = [p1 p2];
end
figure;
subplot(2,1,1);
hist(data(:,1),20);
subplot(2,1,2);
hist(data(:,2),20);
%%
% Section 37
% Simulations showing the effects of correlations among variables on the
% outcome of the t-test.

s2 = 1;
rho = 0.1;
mu1 = 0;
mu2 = 0;
ns = 10;
niter = 300000;
ns = [3:1:20];
data05 = [];
data01 = [];

for n = ns
    covmat = repmat(rho,n,n)+eye(n)-rho*eye(n);
    [v,d] = eig(covmat);
    M = v*sqrt(d);
    
    X = normrnd(mu1,1,n,niter);
    Xprime = M*X;
    [h,p1] =ttest(Xprime);
    [h,p2] =ttest(X);
    %hist(p,20);
   % corrcoef(Xprime')
    data05 = [data05; sum(p1<0.05)./niter sum(p2<0.05)./niter];
    data01 = [data01; sum(p1<0.01)./niter sum(p2<0.01)./niter];
end

plot(ns, data05);

%%
% Section 38
% An example nonlinear regression
b = [30 8 2 -.13]/10;
x = linspace(0,18,100);
X = [ones(1,size(x,2)); x; x.^2; x.^3];
eyx = b*X;

xsamples = unifrnd(0,x(end),100,1);
X = [ones(size(xsamples,1),1), xsamples, xsamples.^2, xsamples.^3];
linpart = X*b'
ysamples = exprnd(linpart/2)+linpart/2

figure;
plot(xsamples,ysamples,'k.','MarkerSize',15);
hold on;
plot(x,eyx)

%%
% Section 39
% A univariate regression problem with a t-test/CI on the slope.

n = 10;
beta = [10 5];
%sigma = 10;
%x = unifrnd(0, 10, n,1);

x = [6.2790;...
    7.7198;...
    9.3285;...
    9.7274;...
    1.9203;...
    1.3887;...
    6.9627;...
    0.9382;...
    5.2540;...
    5.3034];

y = [63.6665;...
   47.9069;...
   51.5694;...
   60.9951;...
   22.0595;...
   17.6442;...
   38.7275;...
    2.4651;...
   39.4352;...
   23.0885]';

X = [ones(n,1), x];
%y =beta*X'+normrnd(0,sigma,1,n);

b = inv(X'*X)*X'*y';
yhat = X*b;
s = sqrt(sum((y'-yhat).^2)/(n-2));
seb1 = s/sqrt(sum((x-mean(x)).^2));

tcrit = tinv(.975, n-2);
CI = [b(2)-seb1*tcrit, b(2)+seb1*tcrit];

% Sanity check
[bnew,bint] = regress(y',X);

figure;
plot(x,y,'k.','MarkerSize',15);
hold on;
plot([0 10],[b(1) b(1)+10*b(2)],'k-');
title(['slope = ',num2str(b(2)),' 95% CI = ',num2str(CI)])

figure; hold on;
plot(linspace(-8*seb1,8*seb1,1000), tpdf(linspace(-8*seb1,8*seb1,1000), n-2));
plot(bnew(2),0,'y*');
plot(tcrit*seb1*[-1 1],[0 0],'m*');

p = 2*(1-tcdf(b(2)/seb1, n-2));
title(['p = ',num2str(p)]);

%%
% Section 40
% Partitioned sums of squares in a regression 

n = 10;
beta = [10 5];
sigma = 10;
%x = unifrnd(0, 10, n,1);

x = [6.2790;...
    7.7198;...
    9.3285;...
    9.7274;...
    1.9203;...
    1.3887;...
    6.9627;...
    0.9382;...
    5.2540;...
    5.3034];

y = [63.6665;...
   47.9069;...
   51.5694;...
   60.9951;...
   22.0595;...
   17.6442;...
   38.7275;...
    2.4651;...
   39.4352;...
   23.0885]';

X = [ones(n,1), x];
%y =beta*X'+normrnd(0,sigma,1,n);


b = inv(X'*X)*X'*y';
yhat = X*b;

figure;
plot(x,y,'k.','MarkerSize',15);
hold on;
plot([0 10],[b(1) b(1)+10*b(2)],'k-');
plot([0 10],[mean(y) mean(y)],'m-');

% F test stuff
num = sum((yhat-repmat(mean(y),n,1)).^2);
denom = sum((y'-yhat).^2)/(n-2);
Fstat = num./denom;
% Sanity check
[tmp1, tmp2, tmp3, tmp4, stats] = regress(y',X);

figure; axes; hold on;
plot(linspace(0,50,1000),fpdf(linspace(0,50,1000),1,n-2),'k-');
plot(Fstat,0,'y*');
title(num2str(1-fcdf(Fstat,1,n-2)));
%%
% Section 41
% Regressions with various regression sums of squares and error sums of
% squares.

n = 20;
x = unifrnd(0, 10, n,1);

slopes = [5 1 5 1];
intercepts = [10 30 10 30];
sigmas = [10 3 3 10];
for i = 1:4
    subplot(2,2,i); hold on;
    beta = [intercepts(i) slopes(i)];
    sigma = sigmas(i);
    X = [ones(n,1), x];
    y = beta*X'+normrnd(0,sigma,1,n);
    plot(x,y,'k.','MarkerSize',17);
    b = regress(y',X);
    plot([0 10],[b(1) b(1)+10*b(2)],'k-');
    plot([0 10],[mean(y) mean(y)],'k:');
    set(gca,'YLim',[0 80]);
end

%%
% Section 42
% Residuals from the canonical univariate regression

x = [6.2790;...
    7.7198;...
    9.3285;...
    9.7274;...
    1.9203;...
    1.3887;...
    6.9627;...
    0.9382;...
    5.2540;...
    5.3034];

y = [63.6665;...
   47.9069;...
   51.5694;...
   60.9951;...
   22.0595;...
   17.6442;...
   38.7275;...
    2.4651;...
   39.4352;...
   23.0885]';

X = [ones(length(x),1), x];

b = inv(X'*X)*X'*y';
yhat = X*b;
residual = y-yhat';
figure; axes; hold on;
plot(x,residual,'k.','MarkerSize',15);
plot([0 10],[0 0],'k:');

%%
% Section 43
% Problematic patterns of residuals

n = 30;
p = .2;
sigma1 = 5;
sigma2 = 40;

figure;
% Mixture of Gaussians
subplot(3,1,1); hold on;
x = unifrnd(0,10,n,1);
res = normrnd(0,sigma1,n,1);
L = logical(binornd(1,p,n,1));
res(L) = normrnd(0,sigma2,sum(L),1);
res = res - mean(res);
plot(x,res,'k.','MarkerSize',15);
plot([0 10],[0 0],'k:');

% Heteroskedasticity
subplot(3,1,2); hold on;
res = normrnd(0,sigma1*x/2,n,1);
res = res - mean(res);
plot(x,res,'k.','MarkerSize',15);
plot([0 10],[0 0],'k:');

% Nonlinear relationship
subplot(3,1,3); hold on;
res = normrnd(4*(x-5).^2,2*sigma1,n,1);
res = res - mean(res);
plot(x,res,'k.','MarkerSize',15);
plot([0 10],[0 0],'k:');

maxlim = 0;
for i = 1:3
    subplot(3,1,i);
    a = get(gca,'YLim');
    maxlim = max(maxlim, max(abs(a)));
end;
for i = 1:3
    subplot(3,1,i);
    set(gca,'YLim',[-maxlim maxlim]);
end

%% 
% Section 44
% Regression on transformed variables
n = 30;
b = [2 .5];
sigma = .5;
x = unifrnd(0,10,n,1);
X = [ones(length(x),1), x];
y = (b*X')+normrnd(0,sigma,1,n);
%y = (2*x.^1.8)+normrnd(0,sigma,n,1);
figure(1); axes;
hold on;
plot(x,exp(y),'k.')
figure(2); axes;
hold on;
plot(x,y,'k.')

b = regress(y',X);
plot([0 10],[b(1) b(1)+10*b(2)],'k-');

figure(1);
domain = linspace(0,10,1000);
plot(domain, exp(b(2)*domain+b(1)),'k-');

%%
% Section 45
% Polynomial regressions
n = 10;
b = [2 5 -4 .35];
sigma = 6;
x = unifrnd(0,10,n,1);
x = linspace(0,10,n)'
X = [ones(length(x),1), x, x.^2, x.^3];
y = (b*X')+normrnd(0,sigma,1,n);
X = [ones(length(x),1), x, x.^2, x.^3, x.^4, x.^5, x.^6, x.^7, x.^8, x.^9, x.^10];

domain = linspace(0,10,1000);
plotX = [ones(length(domain),1), domain', domain'.^2, domain'.^3, domain'.^4, domain'.^5, domain'.^6, domain'.^7, domain'.^8, domain'.^9, domain'.^10];

figure;
axes; hold on;
plot(x,y,'k.','MarkerSize',15);
bhat = regress(y',X(:,[1:2]));
plot(domain,plotX(:,[1:length(bhat)])*bhat,'m-')
bhat = regress(y',X(:,[1:3]));
plot(domain,plotX(:,[1:length(bhat)])*bhat,'g-')
bhat = regress(y',X(:,[1:4]));
plot(domain,plotX(:,[1:length(bhat)])*bhat,'b-')
bhat = regress(y',X);
plot(domain,plotX(:,[1:length(bhat)])*bhat,'k-')
set(gca,'Ylim',1.3*[min(y) max(y)]);

%%
% Section 46
% Multicollinearity nearly singular regression
sigma1 = .5;
sigma2 = .001;
meanweightinkg = 10;
n = 50;

x1 = normrnd(meanweightinkg,sigma1,n,1)+normrnd(0,sigma2,n,1);  % weight in kg
x2 = (x1*2.2)+normrnd(0,sigma2,n,1);
y = x1+normrnd(0,sigma1,n,1);
[b1,bint1] = regress(y,[ones(n,1) x1]);
[b2,bint2] = regress(y,[ones(n,1) x2]);
[b3,bint3] = regress(y,[ones(n,1) x1 x2]);

% Now a little simulation
niter = 10000;
data = zeros(niter,3);
for i = 1:niter
    x1 = normrnd(meanweightinkg,sigma1,n,1)+normrnd(0,sigma2,n,1);  % weight in kg
    x2 = (x1*2.2)+normrnd(0,sigma2,n,1);
    y = x1+normrnd(0,sigma1,n,1);
    [b1,bint1] = regress(y,[ones(n,1) x1]);
    [b2,bint2] = regress(y,[ones(n,1) x2]);
    [b3,bint3] = regress(y,[ones(n,1) x1 x2]); 
    data(i,:) =[b1(2) b3(2) b3(3)];
end

figure;
hist(data(:,1),[.4:.05:1.6])

figure;
hist(data(:,2),linspace(-800, 800,30))
set(gca,'XLim',[-800 800]);

figure;
hist(data(:,3),linspace(-300, 300,30))
set(gca,'XLim',[-300 300]);

figure;
plot(data(:,2),data(:,3),'k.','MarkerSize',15);
axis equal;

%%
% Section 47
% iid uniform process
x = unifrnd(-1,1,30,1)
subplot(2,1,1);
plot(x,'k.','MarkerSize',15);
set(gca,'YLim',[-1 1]);
%%
% Section 48
% autoregressive uniform process
n = 30;
phi = .3;
x = unifrnd(-1,1,n,1)
y = zeros(size(x));
y(1) = x(1);
for i = 2:n    
    y(i) = phi*y(i-1)+x(i);
end
figure
subplot(2,1,1);
plot(y,'k.','MarkerSize',15);

%%
% Section 49
% Curse of dimensionality
N = 100;
n = 1000;
x = normrnd(0,1,N,n);
meandist = zeros(N,n)
for i = 1:N
   for j = 1:n
      tmp = repmat(x(1:i,j),[1,size(x,2)])-x(1:i,:);
      tmp(:,j) = [];
      if (i == 1)
          dists = abs(tmp);
      else
        dists = sqrt(sum(tmp.^2));
      end
      meandist(i,j) = mean(dists);
   end
end
figure;
subplot(2,1,1);
plot(mean(meandist,2),'k-');
set(gca,'ylim',[0 15]);

subplot(2,1,2);
plot(1:N,sqrt(1:N),'k-');
set(gca,'ylim',[0 15]);

%%
% Section 50
% An example of linear discriminant analysis

n = 100;
sigma = .7;
Sigma = [1 sigma; sigma 1];
mu1 = [-1 0]';
mu2 = [1 -1]';
x = normrnd(0,1,2,n);
y = normrnd(0,1,2,n);
x = sqrtm(Sigma)*x;
x = x+repmat(mu1,1,n);

y = sqrtm(Sigma)*y;
y = y+repmat(mu2,1,n);

figure; axes; hold on;
plot(x(1,:),x(2,:),'r.','MarkerSize',20);
plot(y(1,:),y(2,:),'g.','MarkerSize',20);
axis square
set(gca,'XLim',[-4 4],'YLim',[-4 4]);
w = inv(Sigma)*(mu1-mu2);
centroid = (mu1+mu2)/2;

plot([-3 3]*w(2)+centroid(1),[-3 3]*-w(1)+centroid(2))

%%
% Section 51
% Figures for the 1st (only?) problem set
% a) A 2-D inseparable PDF
% b) a 1-D PMF
% c) a 1-D PDF (expontential)
% d) 
theta = -pi/4;
xaxistick = linspace(-10,30,500);
yaxistick = linspace(-10,30,500);

[x,y] = meshgrid(xaxistick,yaxistick);
xprime = x.*cos(-theta)+y.*sin(-theta);
%yprime = -x.*sin(-theta)+y.*cos(-theta);
jointpdf = gampdf(xprime,3,2).*normpdf(x,1,2);
imagesc(jointpdf)
axis square;
axis image;
axis xy;
xlabel('X'); ylabel('Y');

figure;
plot(sum(jointpdf)); % x marginal
figure;
plot(jointpdf(:,150)); % dist Y|x=150

% 1-D PMF
x = [1 2 3 4 5];
pmf = [1 2 3 2 1];
pmf = pmf./sum(pmf);
plot(x,pmf);
mn = x*pmf' % mean
(x-mn)*pmf' % mean absolute deviation from mean
(x-mn).^2*pmf' % mean absolute deviation from mean
sqrt(x)*pmf'  % E(sqrt(X));
%
% 1-D PDF (exponential)
x = linspace(0,30,1000);
figure;
plot(x,expdf(x,3));

%%
% Section 52
% Simulations showing that estimating the standard deviation in the z
% statistic creates a t distribution, not a standard normal.
niter = 20000;
n = 3;
x = normrnd(0,1,niter,n)
z = sqrt(n)*mean(x,2);
t = sqrt(n)*mean(x,2)./std(x,0,2)
figure; axes; hold on;
[n,x] = hist(z,[-6:.2:6]);
h = bar(x,n./max(n),'y');
set(h,'FaceCOlor','yellow');
tmpx = [-6:.01:6];
tmpy = normpdf(tmpx,0,1);
plot(tmpx,tmpy./max(tmpy),'k-','linewidth',3);

figure; axes; hold on;
[n,x] = hist(t,[-6:.2:6]);
n(1) = 0; n(end) = 0;
h = bar(x,n./max(n),'y');
set(h,'FaceCOlor','yellow');
tmpx = [-6:.01:6];
tmpy = normpdf(tmpx,0,1);
plot(tmpx,tmpy./max(tmpy),'k-','linewidth',3);

%%
% Section 53
% Null distribution for the Wilcoxon signed-rank statistic
n = 5
allposs = (ff2n(n))';
idx = (1:n)';
idx = idx(:,ones(2.^n,1));
pranks = sum(allposs.*idx,1);

%%
% Section 54
% Simulated end points of dart tosses/saccade endpoints (for permutation test)
n1 = 20;
n2 = 10;
z1 = unidrnd(2,n1,2)*2-3;
x1 = exprnd(1,n1,1).*z1(:,1);
y1 = exprnd(1,n1,1).*z1(:,2);

z2 = unidrnd(2,n2,2)*2-3;
x2 = exprnd(1,n2,1).*z2(:,1)+.7;
y2 = exprnd(1,n2,1).*z2(:,2)-.5;
figure; axes; hold on;
plot(x1,y1,'ko','MarkerSize',10,'MarkerFaceColor','black','MarkerEdgeColor','black');
plot(mean(x1),mean(y1),'kx','MarkerSize',10);
plot(x2,y2,'ko','MarkerSize',10,'MarkerFaceColor','yellow','MarkerEdgeColor','yellow');
plot(mean(x2),mean(y2),'yx','MarkerSize',10);
truedist = sqrt((mean(x1)-mean(x2)).^2+(mean(y1)-mean(y2)).^2);
axis equal;
title('unshuffled');

whichgroup = [zeros(n1,1); ones(n2,1)];
niter = 2000;
dists = zeros(niter,1);
allx = [x1; x2];
ally = [y1; y2];
print -dpsc junk

for i = 1:niter 
    tmp = logical(whichgroup(randperm(length(whichgroup))));
    if (i < 5)
        figure; axes;hold on;
        plot(allx(tmp),ally(tmp),'ko','MarkerSize',10,'MarkerFaceColor','black','MarkerEdgeColor','black');
        plot(mean(allx(tmp)),mean(ally(tmp)),'kx','MarkerSize',10);
        plot(allx(~tmp),ally(~tmp),'ko','MarkerSize',10,'MarkerFaceColor','yellow','MarkerEdgeColor','yellow');
        plot(mean(allx(~tmp)),mean(ally(~tmp)),'yx','MarkerSize',10);
        axis equal;
        eval(['print -dpsc junk',num2str(i)]);
    end
    dists(i) = sqrt((mean(allx(tmp))-mean(allx(~tmp))).^2+(mean(ally(tmp))-mean(ally(~tmp))).^2);
end
figure; axes; hold on;
[n,x] = hist(dists,20);
bar(x,n,'yellow');
plot(truedist,0,'b^')
title(['p = ',num2str(sum(dists>truedist)/niter)]);

%%
% Section 55
% Bootstrapping intro
n = 10;
x = normrnd(0,1,n,1);
bins = [-4:.5:4];
[counts,~] = hist(x,bins);
figure; axes;
bar(bins,counts,'yellow');
title('real')
print -dpsc junk;

for i = 1:5
    bootdata = x(unidrnd(n,n,1));
    [counts,~] = hist(bootdata,bins);
    figure; axes;
    bar(bins,counts,'yellow');
    eval(['print -dpsc junk',num2str(i)]);
end

% More bootstrapping
n = 20;
bins = linspace(0,4,20);
x = linspace(0,4,200);
p = wblpdf(x,2,4);
cdf = wblcdf(linspace(0,4,200),2,4);
medianidx = find((cdf-.5).^2 == min((cdf-.5).^2));
median = x(medianidx);
figure;axes; hold on;
plot(x,p,'k-','color','yellow','linewidth',3);
plot(median,0,'m^');
title(['median = ',num2str(median)]);
print -dpsc junk0

% the "real" data
figure; axes; hold on;
dat = wblrnd(2,4,n,1);
[counts,~] = hist(dat,bins);
bar(bins,counts,'yellow');
title(['median (real sample) = ',num2str(prctile(dat,50))]);
plot(prctile(dat,50),0,'m^');
print -dpsc junk00

% Bootstrapping
niter = 5000;
bootmeds = zeros(niter,1);
for i = 1:niter
    bootdat = dat(unidrnd(n,n,1));
    if (i < 5)
        [counts,~] = hist(bootdat,bins);
        figure; axes; hold on;
        bar(bins,counts,'yellow');
        plot(prctile(bootdat,50),0,'m^');
        title(['median = ',num2str(prctile(bootdat,50))]);
        eval(['print -dpsc junk',num2str(i)]);
    end
    bootmeds(i) = prctile(bootdat,50);
end

figure; axes; hold on;
[counts,~] = hist(bootmeds,bins);
bar(bins,counts,'yellow');
plot(prctile(bootdat,50),0,'m^');
title(['STD = ',num2str(std(bootmeds)),' bias = ',num2str(mean(bootmeds)-mean(dat))])
print -dpsc junk10

%%
% Section 60
% Distributions of difference of rvs.
npts = 200;
for i = 1:5
    t = linspace(-6,6,npts);
    if (i==1)
        x = normpdf(t,0,1);
        y = normpdf(t,0,1);
    elseif (i == 2)
        x = exppdf(t+1,1);
        y = exppdf(-t+1,1);  
    elseif (i == 3)
        x = chi2pdf(2*t+4,3);
        y = chi2pdf(-2*t+4,3);
    elseif (i == 4)
        x = betapdf(t/6+.5,.5,.5);
        y = betapdf(-t/6+.5,.5,.5);
    elseif (i == 5)
        x = unifpdf(t,-5,5);
        y = unifpdf(-t,-5,5);
    end
    figure;
    subplot(2,1,1);
    plot(t,x,'LineWidth',3);
    set(gca,'XLim',[-10 10]);
    subplot(2,1,2);
    z = conv(x,y);
    plot(linspace(2*t(1), 2*t(end),length(z)),z,'Linewidth',3)
    set(gca,'XLim',[-10 10]);
end    

%%
% Section 61
niter = 1000;
n = 20;
p = zeros(niter,2);
for i =1:niter
    p(i,1)= signrank(exprnd(1,n,1)-log(2));
    p(i,2)= signrank(normrnd(0,1,n,1));
end

%%
% Section 56
% Bootstrapping the SE of the median of a normal distribution
% The original data set:
n = 30;
x = normrnd(0,1,n,1);
bounds = max(abs(x));
bins = linspace(-bounds,bounds,10);
[n,~] = hist(x,bins);
figure; axes; hold on;
h = bar(bins,n);
set(h,'FaceColor','yellow');
plot(median(x),0,'k*'); title(['full data ',num2str(median(x))]);
% Now bootstrapping
nboot = 200;
data = [];
for i = 1:nboot
    y = x(unidrnd(length(x),length(x),1));
    
    if (i<3)
        figure; axes; hold on;
        [n,~] = hist(y,bins);
        h = bar(bins,n);
        set(h,'FaceColor','yellow');
        plot(median(y),0,'k*'); title(num2str(median(y)));
    end
    data(i) = median(y);
end
figure; axes; hold on;
[n,~] = hist(data,linspace(bins(1),bins(end),30));
h = bar(linspace(bins(1),bins(end),30),n);
set(h,'FaceColor','yellow','LineWidth',1);
title(num2str(std(data)));

% Getting the true value (as close as I can figure)
x = normrnd(0,1,n,1000000);
std(median(x))

%%
% Section 57
% Bootstrap t-tests
nbigloops = 30;
niter = 10000;
nboot = 5000;
ns = [3:1:20];
data = zeros(length(ns),3);
for i = 1:nbigloops
    i
    for j = 1:length(ns)
        n = ns(j)
        % First exponential
        randnums = exprnd(1,n,niter)-1; % mu = 0, v = 1
        ci = bootci(nboot,@(x)(sqrt(n)*mean(x)./std(x)),randnums);
        h1 = sum(sign(ci(1,:)) == sign(ci(2,:)));
        randnums = normrnd(0,1,n,niter); % mu = 0, v = 1
        ci = bootci(nboot,@(x)(mean(x)),randnums);
        h2 = sum(sign(ci(1,:)) == sign(ci(2,:)));
        randnums = unifrnd(-sqrt(3),sqrt(3),n,niter); % mu = 0, v = 1
        ci = bootci(nboot,@(x)(mean(x)),randnums);
        h3 = sum(sign(ci(1,:)) == sign(ci(2,:)));
        data(j,:) = data(j,:)+[sum(h1) sum(h2) sum(h3)];
    end
end
figure;
plot(ns, data./(niter*nbigloops),'.-');
legend('exp','norm','unif');
title('p<0.05');
set(gca,'Ylim',[0.045 .125])

% Now have to aplot the actual PDFs
figure;
x = [-4:.01:4];
subplot(3,1,1);
plot(x,exppdf(x+1,1),'LineWidth',2);
subplot(3,1,2);
plot(x,normpdf(x,0,1),'LineWidth',2);
subplot(3,1,3);
plot(x,unifpdf(x,-sqrt(3),sqrt(3)),'LineWidth',2);
